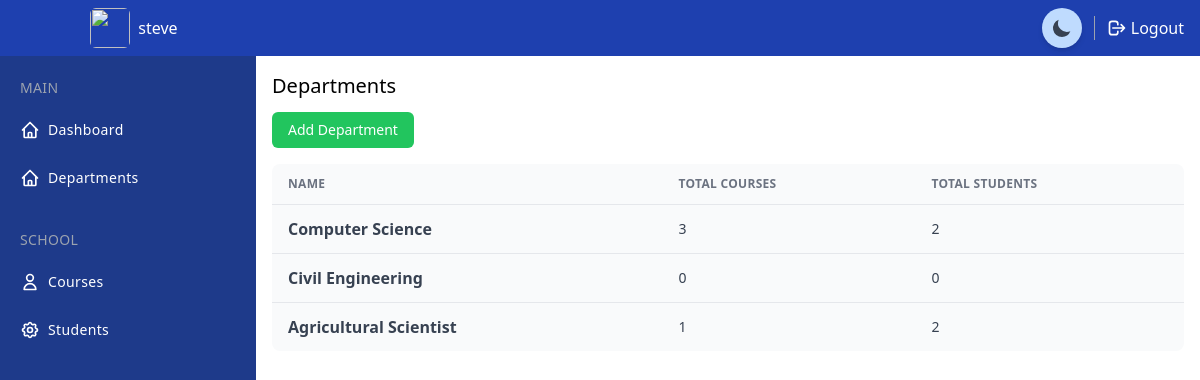
The app's page /departments/ (signed in), older data.
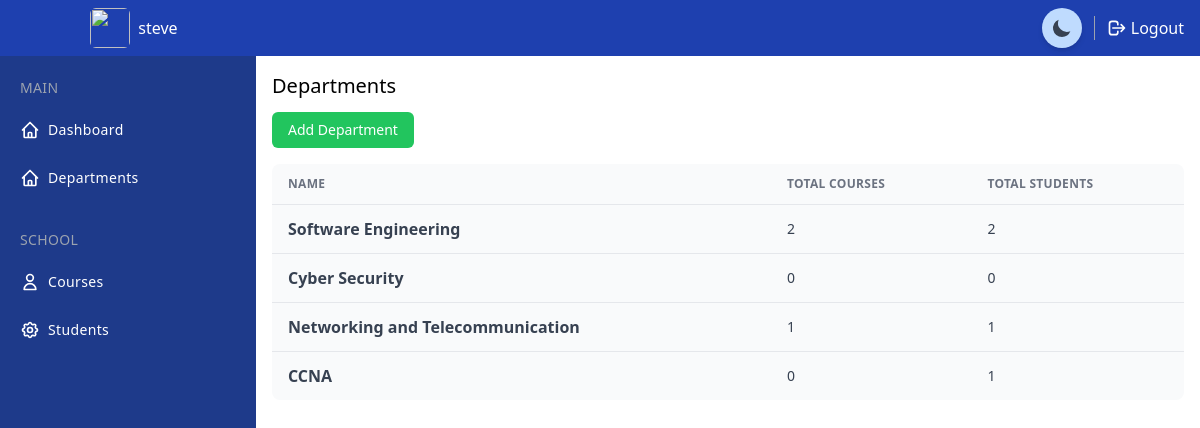
The same page, newer data.
### project/models.py (models this page shows, shortened)
class Department(models.Model):
    name = models.CharField(max_length=200)
    short_name = models.CharField(max_length=200, unique=True)
    def total_course(self):
        return self.course_set.all().count()
    def total_student(self):
        return self.student_set.all().count()

### project/decorators.py (the view)
        def wrapper_func(request, *args, **kwargs):
            user = None
            if request.user.is_staff:
                user = 'staff'
            else :
                user = 'student'
            print(user)
            if user in allowed_roles:
                return view_func(request,*args, **kwargs)
            else:
                return HttpResponse('You are not authorized to view this page')

### project/views.py (called while the page is built)
@login_required()
@allowed_users(allowed_roles=['staff'])
def departments(request):
    departments = Department.objects.all()
    context = {
        'departments': departments
    }
    return render(request, 'project/departments.html', context)

### project/templates/project/departments.html
{% extends 'project/main.html' %}
{% block content %}
<div class="h-full ml-14 mt-14 mb-10 md:ml-64">
    <div class="mt-4 mx-4">
        <h2 class="text-lg md:text-xl font-medium">Departments</h2>
        <div class="mb-3 mt-3">
            <a href="{% url 'add_department' %}" class="inline-block px-4 py-2 rounded-md bg-green-500 text-sm text-white">Add Department</a>
        </div>
    </div>
    <div class="mt-4 mx-4">
        <div class="w-full overflow-hidden rounded-lg shadow-xs">
            <div class="w-full overflow-x-auto">
                <table class="w-full">
                    <thead>
                        <tr
                            class="text-xs font-semibold tracking-wide text-left text-gray-500 uppercase border-b dark:border-gray-700 bg-gray-50 dark:text-gray-400 dark:bg-gray-800">
                            <th class="px-4 py-3">Name</th>
                            <th class="px-4 py-3">Total Courses</th>
                            <th class="px-4 py-3">Total Students</th>
                        </tr>
                    </thead>
                    <tbody class="bg-white divide-y dark:divide-gray-700 dark:bg-gray-800">
                        {% for department in departments %}
                            <tr
                                class="bg-gray-50 dark:bg-gray-800 hover:bg-gray-100 dark:hover:bg-gray-900 text-gray-700 dark:text-gray-400">
                                <td class="px-4 py-3 font-semibold">{{department.name}}</td>
                                <td class="px-4 py-3 text-sm">{{department.total_course}}</td>
                                <td class="px-4 py-3 text-sm">{{department.total_student}}</td>
                            </tr>
                        {% endfor %}
                    </tbody>
                </table>
            </div>
        </div>
    </div>
</div>
{% endblock %}

Row changes from the older to the newer data that the page shows:
changed Department: name "Computer Science" → "Software Engineering"; total_course "3" → "2"
changed Department: name "Civil Engineering" → "Cyber Security"
changed Department: name "Agricultural Scientist" → "Networking and Telecommunication"; total_student "2" → "1"
added Department: name "CCNA", total_course "0", total_student "1"
